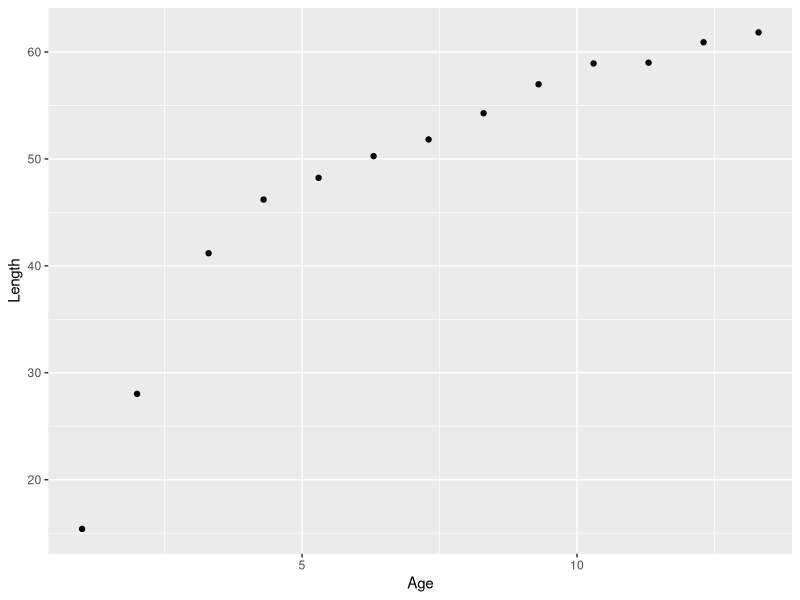

Recreate this plot in R. (Note: this script raises an error after producing the figure.)
## ---- chunk 1
library(knitr)
library(ggplot2)

Age = c(1,2,3.3,4.3,5.3,6.3,7.3,8.3,9.3,10.3,11.3,12.3,13.3)
Length = c(15.4,28.03,41.18,46.2,48.23,50.26,51.82,54.27,56.98,58.93,59,60.91,61.83)

data = cbind(Age, Length)

kable(data, col.names = c("Age (year)", "Female mean length (cm)"))
## ---- chunk 2
dataset = data.frame(Age, Length) # combine the data
colnames(dataset) <- c("Age", "Length") # rename the columns for plotting
ggplot(dataset, aes(x = Age, y = Length)) +
    geom_point()
## ---- chunk 3

 # initial parameters 
 obs_N=NULL
 sigma=NULL
 
 obs_N[9] = 453
 obs_N[16] = 559
 obs_N[26] = 2280

 sigma[9] = 0.4
 sigma[16] = 0.47
 sigma[26] = 0.36
## ---- chunk 4
 # population dynamics model
 pop_model <- function(r,N0){
  
 N = NULL
 Dev2 = NULL
 N[1] = N0
 for(t in 2:33){
 N[t] = N[t-1]*(1+r)  
 Dev2[t]=(log(obs_N[t]/N[t]))^2
 }

 Like_1 = 1/obs_N[9]*(1/sqrt(2*pi*sigma[9]*sigma[9]))*exp(-Dev2[9]/(2*sigma[9]*sigma[9]))
 Like_2 = 1/obs_N[16]*(1/sqrt(2*pi*sigma[16] *sigma[16]))*exp(-Dev2[16]/(2*sigma[16]*sigma[16]))
 Like_3 = 1/obs_N[26]*(1/sqrt(2*pi*sigma[26] *sigma[26]))*exp(-Dev2[26]/(2*sigma[26]*sigma[26]))
 neg_likelihood =  -(log(Like_1)+log(Like_2)+log(Like_3))
 totoal_like = exp(-neg_likelihood)
 return(totoal_like)
 }
 #------------------------------------------------------------------------------- 
 pop_model(r=0.1,N0=100)
## ---- chunk 5
# define the grid of each parameter
Linf_grid = seq(40, 100, length.out = 1000) # L∞ ~ U(40,100)  # 1000??????? 0.1
K_grid = seq(0.1, 0.6, length.out = 1000) # K ~ U(0.1,0.6) # 0.001?

# prior porbability
pLinf_grid = rep(1, length(Linf_grid))
pK_grid = rep(1, length(K_grid))
pTheta_matrix = expand.grid(Linf = pLinf_grid, K = pK_grid)

# expand the combination of grid 
Theta_matrix = expand.grid(Linf = Linf_grid, K = K_grid)
## ---- chunk 6
# negtive likelihood values of each grid
pDataGivenTheta = mapply(lognormal_like, Theta_matrix[,1], Theta_matrix[,2]) # pop_model -> lognormal_like # likelihood

# Theta_matrix "Linf" "K"

# Compute the posterior density
pData = sum(pDataGivenTheta * pTheta_matrix[, 1] * pTheta_matrix[, 2])
pThetaGivenData = (pDataGivenTheta * pTheta_matrix[, 1] * pTheta_matrix[, 2]) / pData

# arrange the results
RESULTs = cbind(Theta_matrix, pThetaGivenData)
## ---- chunk 7
par(mfrow=c(2,1),mar=c(4,4,2,2))

# calculate the marginal probability
marginal_Linf = with(RESULTs, tapply(pThetaGivenData, Linf, sum))
plot(Linf_grid, marginal_Linf, type = "h", lwd = 3, xlab = expression(L[infinity]), ylab = bquote(paste("p(", theta, "|D)"))) ######@@@@@@ xlab ylab xlab="r",ylab=bquote(paste("p(",theta,"|D)"))) ?????????


# calculate the marginal probability
marginal_K = with(RESULTs, tapply(pThetaGivenData, K, sum))
plot(K_grid, marginal_K, type = "h", lwd = 3, xlab = "K", ylab = bquote(paste("p(", theta, "|D)"))) ############# xlab="N1973",ylab=bquote(paste("p(",theta,"|D)"))) 

abline =  (v=linf[which.max(marginal_K),col = "red", lwd=2]) # median mean dont use max
  text
  

# compare w/ ML / cuz prior -> uniform / same sigma start

